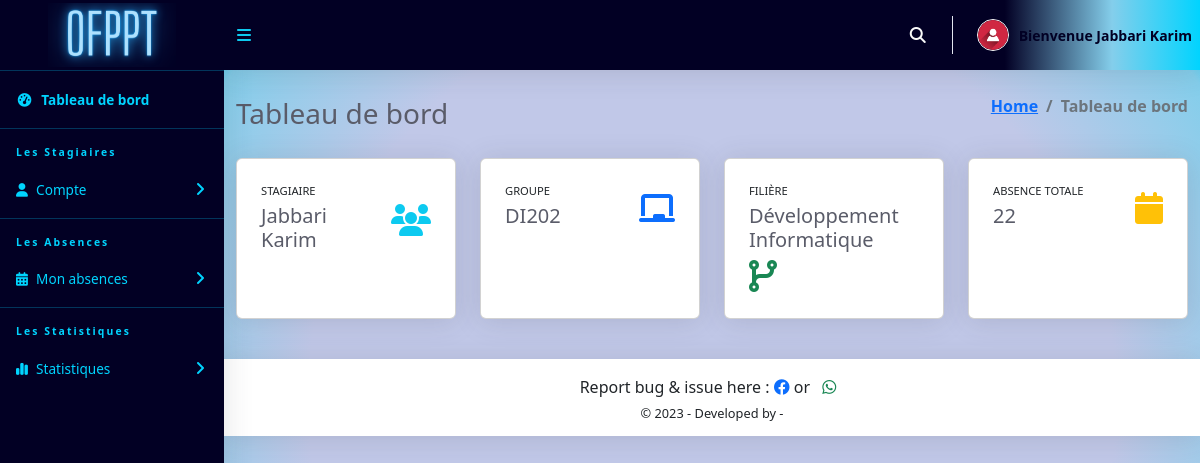
The app's page /Stagiaire/index.php (signed in) with its own data.
### tables this page shows
CREATE TABLE `stagiaires` (
  `id_etudiant` bigint(20) NOT NULL,
  `Matricule` int(11) NOT NULL,
  `Nom` varchar(255) NOT NULL,
  `Prenom` varchar(255) NOT NULL,
  `Prenom2` varchar(255) DEFAULT NULL,
  `DatedeNaissance` datetime DEFAULT NULL,
  `Actif` enum('oui','non') NOT NULL,
  `id_g` int(11) NOT NULL,
  `login` varchar(255) DEFAULT NULL,
  `password` varchar(255) DEFAULT NULL,
  PRIMARY KEY (`id_etudiant`),
  KEY `fk2` (`id_g`),
  CONSTRAINT `fk2` FOREIGN KEY (`id_g`) REFERENCES `groupe` (`id_grp`) ON DELETE NO ACTION ON UPDATE NO ACTION
);

CREATE TABLE `groupe` (
  `id_grp` int(11) NOT NULL AUTO_INCREMENT,
  `Nom_grp` varchar(255) NOT NULL,
  `id_fill` int(11) NOT NULL,
  `anne` varchar(255) NOT NULL,
  PRIMARY KEY (`id_grp`),
  KEY `fk1` (`id_fill`),
  CONSTRAINT `fk1` FOREIGN KEY (`id_fill`) REFERENCES `filière` (`id_fill`)
);

### Stagiaire/index.php (the view, shortened to what this page needs)
<?php
include '../includes/Db_conn.php';
$id_g = $_SESSION['id_g'];
$query1 = "SELECT * FROM groupe where id_grp = $id_g";
$res1 = $conn->query($query1);
$rows = $res1->fetch_assoc();
$grp_name = $rows['Nom_grp'];
$id_fill = $rows['id_fill'];
$query = "SELECT * FROM filière where id_fill = $id_fill";
$res= $conn->query($query);
$rows = $res -> fetch_assoc();
$nom_fil = $rows['Nom_fill'];
?>
<!DOCTYPE html>
<html lang="en">
<head>
  <link href="../vendor/fontawesome-free/css/all.min.css" rel="stylesheet" type="text/css">
  <link href="css/ruang-admin.min.css" rel="stylesheet">
  <link href="https://cdn.jsdelivr.net/npm/bootstrap@5.2.3/dist/css/bootstrap.min.css" rel="stylesheet">
  <link rel="stylesheet" href="https://cdnjs.cloudflare.com/ajax/libs/font-awesome/6.1.1/css/all.min.css" />
</head>
<body id="page-top">
  <div id="wrapper">
  <?php include "Includes/sidebar.php";?>
    <div id="content-wrapper" class="d-flex flex-column">
      <div id="content">
            <?php include "Includes/topbar.php";?>
        <div class="container-fluid" id="container-wrapper">
          <div class="d-sm-flex align-items-center justify-content-between mb-4">
            <h1 class="h3 mb-0 text-gray-800"> Tableau de bord  </h1>
            <ol class="breadcrumb">
              <li class="breadcrumb-item"><a href="./">Home</a></li>
              <li class="breadcrumb-item active" aria-current="page">Tableau de bord </li>
            </ol>
          </div>
          <div class="row mb-3">
          <?php
            $id = $_SESSION['userId'];
            $query1 = mysqli_query($conn,"SELECT * from stagiaires where id_etudiant = $id");
            $rows = $query1->fetch_assoc();
            $students = $rows['Nom'].' '.$rows['Prenom'].' '.$rows['Prenom2']  ;
            ?>
            <div class="col-xl-3 col-md-6 mb-4">
              <div class="card h-100">
                <div class="card-body p-4">
                  <div class="row no-gutters align-items-center">
                    <div class="col mr-2">
                      <div class="text-xs font-weight-bold text-uppercase mb-1">Stagiaire</div>
                      <div class="h5 mb-0 mr-3 font-weight-bold text-gray-800"><?php echo $students;?></div>
                    </div>
                    <div class="col-auto">
                      <i class="fas fa-users fa-2x text-info"></i>
                    </div>
                  </div>
                </div>
              </div>
            </div>
            <div class="col-xl-3 col-md-6 mb-4">
              <div class="card h-100">
                <div class="card-body p-4">
                  <div class="row align-items-center">
                    <div class="col mr-2">
                      <div class="text-xs font-weight-bold text-uppercase mb-1">Groupe </div>
                      <div class="h5 mb-0 font-weight-bold text-gray-800"><?php echo $grp_name;?></div>
                    </div>
                    <div class="col-auto">
                      <i class="fas fa-chalkboard fa-2x text-primary"></i>
                    </div>
                  </div>
                </div>
              </div>
            </div>
            <div class="col-xl-3 col-md-6 mb-4">
              <div class="card h-100">
                <div class="card-body p-4">
                  <div class="row no-gutters align-items-center">
                    <div class="col mr-2">
                      <div class="text-xs font-weight-bold text-uppercase mb-1">Filière</div>
                      <div class="h5 mb-0 font-weight-bold text-gray-800"><?php echo $nom_fil;?></div>
                    </div>
                    <div class="col-auto">
                      <i class="fas fa-code-branch fa-2x text-success"></i>
                    </div>
                  </div>
                </div>
              </div>
            </div>
            <div class="col-xl-3 col-md-6 mb-4">
              <div class="card h-100">
                <div class="card-body p-4">
                  <div class="row no-gutters align-items-center">
                    <div class="col mr-2">
                      <?php
                        $id_u = $_SESSION['userId'];
                        $sql = "SELECT * FROM absence where id_stg = $id_u";
                        $res = $conn->query($sql);
                        $nbAbs = mysqli_num_rows($res);
                      ?>
                      <div class="text-xs font-weight-bold text-uppercase mb-1">Absence totale </div>
                      <div class="h5 mb-0 font-weight-bold text-gray-800"><?php echo $nbAbs;?></div>
                    </div>
                    <div class="col-auto">
                      <i class="fas fa-calendar fa-2x text-warning"></i>
                    </div>
                  </div>
                </div>
              </div>
            </div>
        </div>
      </div>
      <?php include 'includes/footer.php';?>
    </div>
  </div>
</body>
</html>

### Stagiaire/Includes/topbar.php (shortened to what this page needs)
<?php
  if(isset($_SESSION['userId'])){
      $query = "SELECT * FROM stagiaires WHERE id_etudiant = ".$_SESSION['userId']."";
      $rs = $conn->query($query);
      $rows = $rs->fetch_assoc();
      $fullName = $rows['Nom'].' '.$rows['Prenom'].' '.$rows['Prenom2'];
  }
?>
<head>
</head>
<nav class="navbar navbar-expand bg-gradient-blue d-flex justify-content-between navbar-light topbar mb-4 static-top">
          <button id="sidebarToggleTop" class="btn btn-link rounded-circle mr-3">
            <i class="fa fa-bars text-info"></i>
          </button>
          <ul class="navbar-nav ml-auto">
            <li class="nav-item dropdown no-arrow">
              <a class="nav-link dropdown-toggle" href="#" id="searchDropdown" role="button" data-toggle="dropdown"
                aria-haspopup="true" aria-expanded="false">
                <i class="fas fa-search fa-fw"></i>
              </a>
            </li>
            <li class="nav-item dropdown no-arrow">
              <a class="nav-link dropdown-toggle" href="#" id="userDropdown" role="button" data-toggle="dropdown"
                aria-haspopup="true" aria-expanded="false">
                <img class="img-profile rounded-circle" src="../img/user-icn.png" style="max-width: 60px;margin-right: 10px;">
                <span class="ml-2 d-none d-lg-inline my-blue small"><b>Bienvenue <?php echo $fullName;?></b></span>
              </a>
            </li>
          </ul>
        </nav>

### records on screen
stagiaires: fullName "Jabbari Karim", students "Jabbari Karim"
groupe: Nom_grp "DI202"
filière: Nom_fill "Développement Informatique"

### other values on screen
$nbAbs "22"
